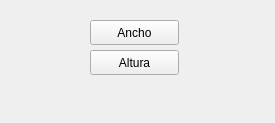
<?xml version="1.0" encoding="UTF-8"?>
<ui version="4.0">
 <class>widget</class>
 <widget class="QWidget" name="widget">
  <property name="geometry">
   <rect>
    <x>0</x>
    <y>0</y>
    <width>275</width>
    <height>123</height>
   </rect>
  </property>
  <property name="windowTitle">
   <string>widget</string>
  </property>
  <widget class="QPushButton" name="ancho">
   <property name="geometry">
    <rect>
     <x>90</x>
     <y>20</y>
     <width>89</width>
     <height>25</height>
    </rect>
   </property>
   <property name="text">
    <string>Ancho</string>
   </property>
  </widget>
  <widget class="QPushButton" name="altura">
   <property name="geometry">
    <rect>
     <x>90</x>
     <y>50</y>
     <width>89</width>
     <height>25</height>
    </rect>
   </property>
   <property name="text">
    <string>Altura</string>
   </property>
  </widget>
 </widget>
 <resources/>
 <connections/>
</ui>
